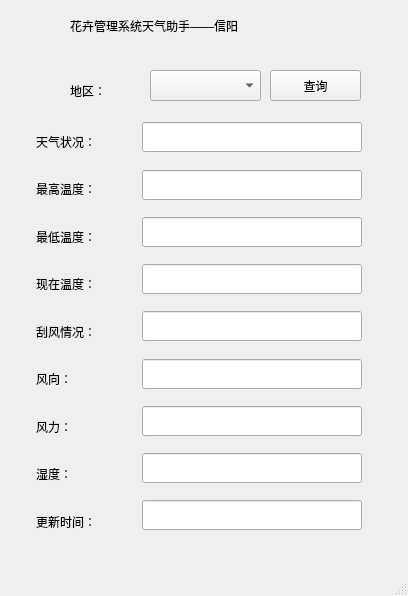
<?xml version="1.0" encoding="UTF-8"?>
<ui version="4.0">
 <class>WhetherWindow</class>
 <widget class="QMainWindow" name="WhetherWindow">
  <property name="geometry">
   <rect>
    <x>0</x>
    <y>0</y>
    <width>408</width>
    <height>596</height>
   </rect>
  </property>
  <property name="windowTitle">
   <string>WhetherWindow</string>
  </property>
  <property name="windowIcon">
   <iconset resource="main.qrc">
    <normaloff>:/image/花.png</normaloff>:/image/花.png</iconset>
  </property>
  <widget class="QWidget" name="centralwidget">
   <widget class="QLineEdit" name="update">
    <property name="geometry">
     <rect>
      <x>142</x>
      <y>500</y>
      <width>220</width>
      <height>30</height>
     </rect>
    </property>
    <property name="text">
     <string/>
    </property>
   </widget>
   <widget class="QLineEdit" name="shidu">
    <property name="geometry">
     <rect>
      <x>142</x>
      <y>453</y>
      <width>220</width>
      <height>30</height>
     </rect>
    </property>
    <property name="minimumSize">
     <size>
      <width>0</width>
      <height>30</height>
     </size>
    </property>
    <property name="text">
     <string/>
    </property>
   </widget>
   <widget class="QLineEdit" name="toptem">
    <property name="geometry">
     <rect>
      <x>142</x>
      <y>170</y>
      <width>220</width>
      <height>30</height>
     </rect>
    </property>
    <property name="minimumSize">
     <size>
      <width>0</width>
      <height>30</height>
     </size>
    </property>
   </widget>
   <widget class="QLineEdit" name="whether">
    <property name="geometry">
     <rect>
      <x>142</x>
      <y>122</y>
      <width>220</width>
      <height>30</height>
     </rect>
    </property>
    <property name="minimumSize">
     <size>
      <width>0</width>
      <height>30</height>
     </size>
    </property>
   </widget>
   <widget class="QLineEdit" name="windpower">
    <property name="geometry">
     <rect>
      <x>142</x>
      <y>406</y>
      <width>220</width>
      <height>30</height>
     </rect>
    </property>
    <property name="minimumSize">
     <size>
      <width>0</width>
      <height>30</height>
     </size>
    </property>
    <property name="text">
     <string/>
    </property>
   </widget>
   <widget class="QLineEdit" name="bindstate">
    <property name="geometry">
     <rect>
      <x>142</x>
      <y>311</y>
      <width>220</width>
      <height>30</height>
     </rect>
    </property>
    <property name="minimumSize">
     <size>
      <width>0</width>
      <height>30</height>
     </size>
    </property>
   </widget>
   <widget class="QLineEdit" name="winddir">
    <property name="geometry">
     <rect>
      <x>142</x>
      <y>359</y>
      <width>220</width>
      <height>30</height>
     </rect>
    </property>
    <property name="minimumSize">
     <size>
      <width>0</width>
      <height>30</height>
     </size>
    </property>
   </widget>
   <widget class="QLabel" name="label_12">
    <property name="geometry">
     <rect>
      <x>70</x>
      <y>10</y>
      <width>301</width>
      <height>31</height>
     </rect>
    </property>
    <property name="text">
     <string>花卉管理系统天气助手——信阳</string>
    </property>
   </widget>
   <widget class="QLabel" name="label_2">
    <property name="geometry">
     <rect>
      <x>70</x>
      <y>80</y>
      <width>51</width>
      <height>21</height>
     </rect>
    </property>
    <property name="text">
     <string>地区：</string>
    </property>
   </widget>
   <widget class="QWidget" name="layoutWidget">
    <property name="geometry">
     <rect>
      <x>36</x>
      <y>121</y>
      <width>101</width>
      <height>421</height>
     </rect>
    </property>
    <layout class="QVBoxLayout" name="verticalLayout">
     <item>
      <widget class="QLabel" name="label_3">
       <property name="text">
        <string>天气状况：</string>
       </property>
      </widget>
     </item>
     <item>
      <widget class="QLabel" name="label_4">
       <property name="text">
        <string>最高温度：</string>
       </property>
      </widget>
     </item>
     <item>
      <widget class="QLabel" name="label_5">
       <property name="text">
        <string>最低温度：</string>
       </property>
      </widget>
     </item>
     <item>
      <widget class="QLabel" name="label_8">
       <property name="text">
        <string>现在温度：</string>
       </property>
      </widget>
     </item>
     <item>
      <widget class="QLabel" name="label_6">
       <property name="text">
        <string>刮风情况：</string>
       </property>
      </widget>
     </item>
     <item>
      <widget class="QLabel" name="label_7">
       <property name="text">
        <string>风向：</string>
       </property>
      </widget>
     </item>
     <item>
      <widget class="QLabel" name="label_9">
       <property name="text">
        <string>风力：</string>
       </property>
      </widget>
     </item>
     <item>
      <widget class="QLabel" name="label_10">
       <property name="text">
        <string>湿度：</string>
       </property>
      </widget>
     </item>
     <item>
      <widget class="QLabel" name="label_11">
       <property name="text">
        <string>更新时间：</string>
       </property>
      </widget>
     </item>
    </layout>
   </widget>
   <widget class="QLineEdit" name="nowtem">
    <property name="geometry">
     <rect>
      <x>142</x>
      <y>264</y>
      <width>220</width>
      <height>30</height>
     </rect>
    </property>
    <property name="minimumSize">
     <size>
      <width>0</width>
      <height>30</height>
     </size>
    </property>
   </widget>
   <widget class="QLineEdit" name="lowtem">
    <property name="geometry">
     <rect>
      <x>142</x>
      <y>217</y>
      <width>220</width>
      <height>30</height>
     </rect>
    </property>
    <property name="minimumSize">
     <size>
      <width>0</width>
      <height>30</height>
     </size>
    </property>
   </widget>
   <widget class="QPushButton" name="pushButton_2">
    <property name="geometry">
     <rect>
      <x>270</x>
      <y>70</y>
      <width>91</width>
      <height>31</height>
     </rect>
    </property>
    <property name="text">
     <string>查询</string>
    </property>
   </widget>
   <widget class="QComboBox" name="cityComboBox">
    <property name="geometry">
     <rect>
      <x>150</x>
      <y>70</y>
      <width>111</width>
      <height>31</height>
     </rect>
    </property>
   </widget>
  </widget>
  <widget class="QMenuBar" name="menubar">
   <property name="geometry">
    <rect>
     <x>0</x>
     <y>0</y>
     <width>408</width>
     <height>26</height>
    </rect>
   </property>
  </widget>
  <widget class="QStatusBar" name="statusbar"/>
 </widget>
 <resources>
  <include location="main.qrc"/>
 </resources>
 <connections/>
</ui>
